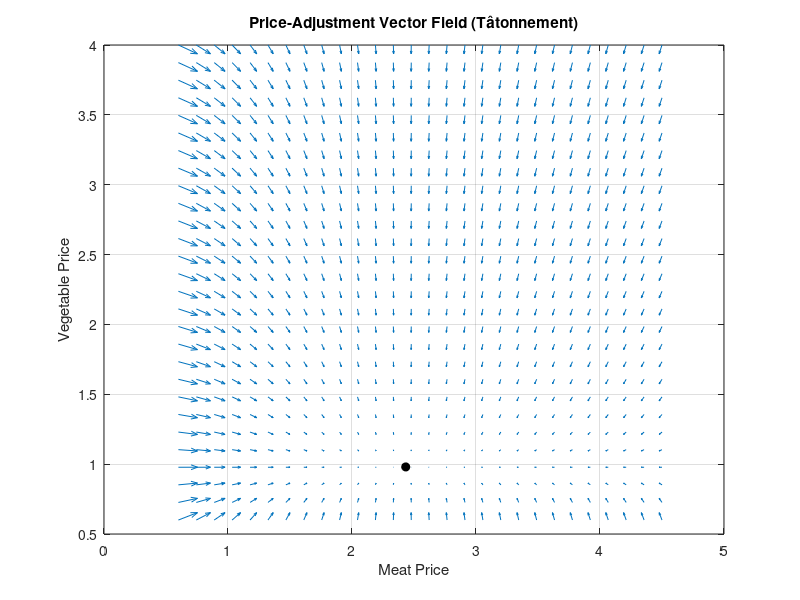

The MATLAB script that drew this image:
function neoclassical_general_equilibrium_vectorfield(I,Q)
%% Parameters
if nargin == 0
    I = [100, 150, 120];
    Q = [120, 60, 100];
end
alpha = [0.6, 0.2, 0.3];
beta  = [0.2, 0.6, 0.3];
gamma = [0.2, 0.2, 0.4];


% --- Reuse grid PM, PV from above (or re-create a coarser grid for clarity)
pM2 = linspace(0.6,4.5,28);
pV2 = linspace(0.6,4.0,28);
[PM2, PV2] = meshgrid(pM2, pV2);

dPM = zeros(size(PM2));   % price adjustment for meat
dPV = zeros(size(PM2));   % price adjustment for veg

for i = 1:numel(PM2)
    p = [1, PM2(i), PV2(i)];
    xM = sum(beta  .* I ./ p(2));
    xV = sum(gamma .* I ./ p(3));
    % Excess demand (demand - supply)
    zM = xM - Q(2);
    zV = xV - Q(3);
    % Tâtonnement: prices rise if excess demand > 0, fall if < 0
    dPM(i) = zM;
    dPV(i) = zV;
end

% --- Solve for equilibrium (one market can be dropped by Walras' Law)
% Here we match meat and veg; grain will clear automatically for Cobb–Douglas.
f = @(p) [ sum(beta .* I)/p(1)  - Q(2) ; ...
           sum(gamma.* I)/p(2)  - Q(3) ];
p0 = [2; 1];                          % initial guess [p_meat; p_veg]
opts = optimset('Display','off');
peq = fsolve(f, p0, opts);            % ≈ [3.0; 1.5]

figure;
quiver(PM2, PV2, dPM, dPV, 'AutoScale','on');  % vector field
hold on; plot(peq(1), peq(2), 'ko', 'MarkerFaceColor','k','MarkerSize',6);
xlabel('Meat Price'); ylabel('Vegetable Price');
title('Price-Adjustment Vector Field (Tâtonnement)');
grid on;
